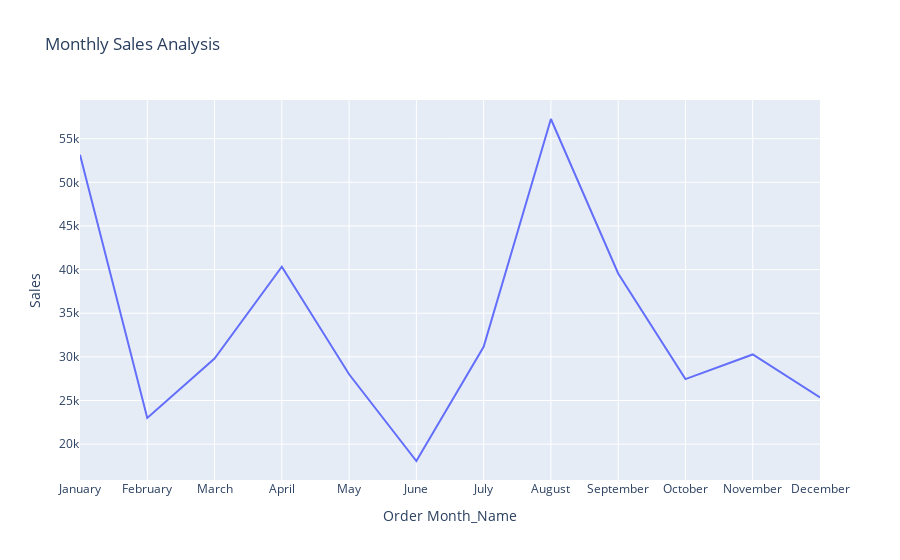

The notebook cell this image was saved under:
### Code cell
import plotly.express as px

# Group by both month number and name to keep sorting logic
sales_by_month_Name = df.groupby(['Order Month', 'Order Month_Name'])['Sales'].sum().reset_index()

# Sort by month number (integer column)
sales_by_month_Name = sales_by_month_Name.sort_values('Order Month')


# Plot
figure1 = px.line(
    sales_by_month_Name, 
    x='Order Month_Name', 
    y='Sales', 
    title='Monthly Sales Analysis'
)

figure1.show()

### Figure 1 — Plotly figure (JSON) as saved in the notebook; plotly's stock layout.template omitted (floating-point values rounded to 4 significant figures)
{"data": [{"hovertemplate": "Order Month_Name=%{x}<br>Sales=%{y}<extra></extra>", "legendgroup": "", "line": {"color": "#636efa", "dash": "solid"}, "marker": {"symbol": "circle"}, "mode": "lines", "name": "", "orientation": "v", "showlegend": false, "type": "scatter", "x": ["January", "February", "March", "April", "May", "June", "July", "August", "September", "October", "November", "December"], "xaxis": "x", "y": [53160.0, 23000.0, 29800.0, 40320.0, 28000.0, 18060.0, 31150.0, 57260.0, 39550.0, 27440.0, 30270.0, 25350.0], "yaxis": "y"}], "layout": {"autosize": true, "legend": {"tracegroupgap": 0}, "title": {"text": "Monthly Sales Analysis"}, "xaxis": {"anchor": "y", "autorange": true, "domain": [0, 1], "range": [0, 11], "title": {"text": "Order Month_Name"}, "type": "category"}, "yaxis": {"anchor": "x", "autorange": true, "domain": [0, 1], "range": [15890.0, 59430.0], "title": {"text": "Sales"}, "type": "linear"}}}
